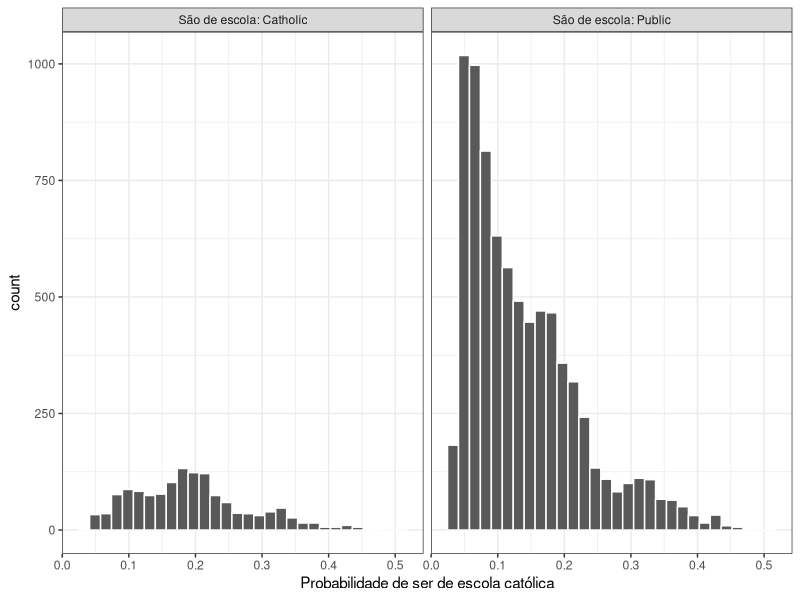
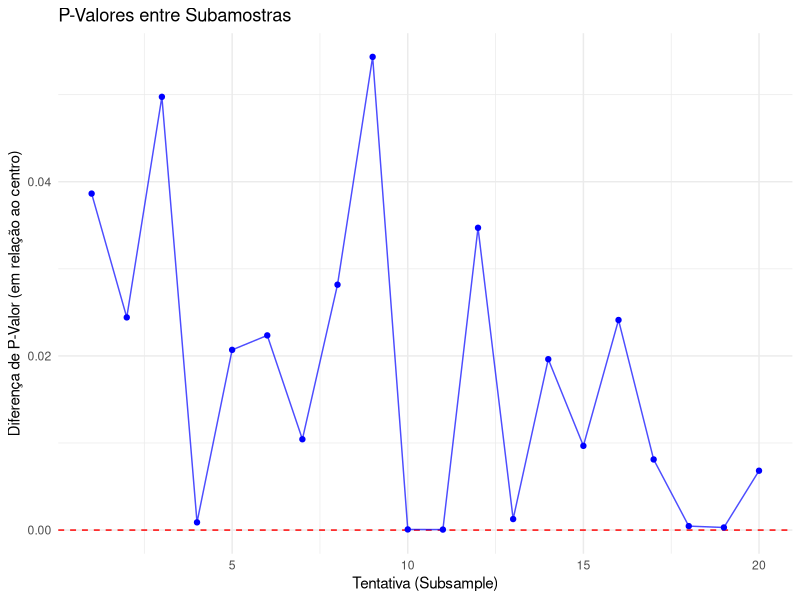

Here is the R script that generated these plots, in order:
## ---- chunk 1
library(MatchIt) # para o PSM
library(tidyverse)
ecls <- read.csv("ecls.csv")
## ---- chunk 2
ecls %>%
  group_by(catholic) %>%
  summarise(n_students = n(),
            mean_math = mean(c5r2mtsc_std),
            std_error = sd(c5r2mtsc_std)/sqrt(n_students))
## ---- chunk 3
ecls %>%
  group_by(catholic) %>%
  summarise(n_students = n(),
            mean_math = mean(c5r2mtsc),
            std_error = sd(c5r2mtsc)/sqrt(n_students))
## ---- chunk 4
ecls2 <- ecls %>%
  mutate(mat_stand = (c5r2mtsc - mean(c5r2mtsc)) / sd(c5r2mtsc))
## ---- chunk 5
t.test(c5r2mtsc_std ~ catholic, data=ecls)
## ---- chunk 6
ecls_cov <- c('race_white', 'p5hmage', 'w3income', 'p5numpla', 'w3momed_hsb')
ecls %>%
  group_by(catholic) %>%
  select(one_of(ecls_cov)) %>%
  summarise_all(funs(mean(., na.rm = T)))
## ---- chunk 7
lapply(ecls_cov, function(v) {
    t.test(ecls[, v] ~ ecls[, 'catholic'])
})
## ---- chunk 8
ecls <- ecls %>% mutate(w3income_1k = w3income / 1000)
m_ps <- glm(catholic ~ race_white + w3income_1k + p5hmage + p5numpla + w3momed_hsb,
            family = binomial(), data = ecls)
summary(m_ps)
## ---- chunk 9
prs_df <- data.frame(pr_score = predict(m_ps, type = "response"),
                     catholic = m_ps$model$catholic)
head(prs_df)
## ---- chunk 10
labs <- paste("São de escola:", c("Catholic", "Public"))
prs_df %>%
  mutate(catholic = ifelse(catholic == 1, labs[1], labs[2])) %>%
  ggplot(aes(x = pr_score)) +
  geom_histogram(color = "white") +
  facet_wrap(~catholic) +
  xlab("Probabilidade de ser de escola católica") +
  theme_bw()
## ---- chunk 11
ecls_nomiss <- ecls %>%  # MatchIt does not allow missing values
  select(c5r2mtsc_std, catholic, one_of(ecls_cov)) %>%
  na.omit()

mod_match <- matchit(catholic ~ race_white + w3income + p5hmage + p5numpla + w3momed_hsb,
                     method = "nearest", data = ecls_nomiss)
## ---- chunk 12
dta_m <- match.data(mod_match)
dim(dta_m)
summary(mod_match)
## ---- chunk 13
dta_m %>%
  group_by(catholic) %>%
  select(one_of(ecls_cov)) %>%
  summarise_all(funs(mean))
## ---- chunk 14
lapply(ecls_cov, function(v) {
    t.test(dta_m[, v] ~ dta_m$catholic)
})
## ---- chunk 15
t.test(c5r2mtsc_std ~ catholic, data = dta_m)
## ---- chunk 16
dta_m %>%
  group_by(catholic) %>%
  summarise(n_students = n(),
            mean_math = mean(c5r2mtsc_std),
            std_error = sd(c5r2mtsc_std)/sqrt(n_students))
## ---- chunk 17
library (pwr)

#Verificando amostra com power = 0,95

pwr_result <- pwr.t.test(d = 0.2, power = 0.95, sig.level = 0.05, type = "two.sample")
total_sample_size <- round(pwr_result$n)
total_sample_size

# Seleção aleatória proporcional por grupo
sub_sample <- dta_m %>%
  group_by(catholic) %>%
  slice_sample(n = total_sample_size) %>%
  ungroup()
## ---- chunk 18
t.test(c5r2mtsc_std ~ catholic, data = sub_sample)
## ---- chunk 19
# Configurar número de repetições
num_repeticoes <- 20  # Número de subamostragens

# Armazenar p-valores
p_valores <- numeric(num_repeticoes)

# Loop para realizar subamostragens e calcular os p-valores
for (i in 1:num_repeticoes) {
  # Gerar subamostra
  sub_sample <- dta_m %>%
    group_by(catholic) %>%
    slice_sample(n = total_sample_size) %>%
    ungroup()
  
  # Realizar teste t com a subamostra
  teste_t <- t.test(c5r2mtsc_std ~ catholic, data = sub_sample)
  p_valores[i] <- teste_t$p.value
}

# Criar um data frame com os resultados
resultados <- data.frame(
  Tentativa = 1:num_repeticoes,
  P_Valor = p_valores
)

# Criar o gráfico
ggplot(resultados, aes(x = Tentativa, y = P_Valor)) +
  geom_hline(yintercept = 0, color = "red", linetype = "dashed") +
  geom_point(color = "blue") +
  geom_line(color = "blue", alpha = 0.7) +
  labs(
    title = "P-Valores entre Subamostras",
    x = "Tentativa (Subsample)",
    y = "Diferença de P-Valor (em relação ao centro)"
  ) +
  theme_minimal()
